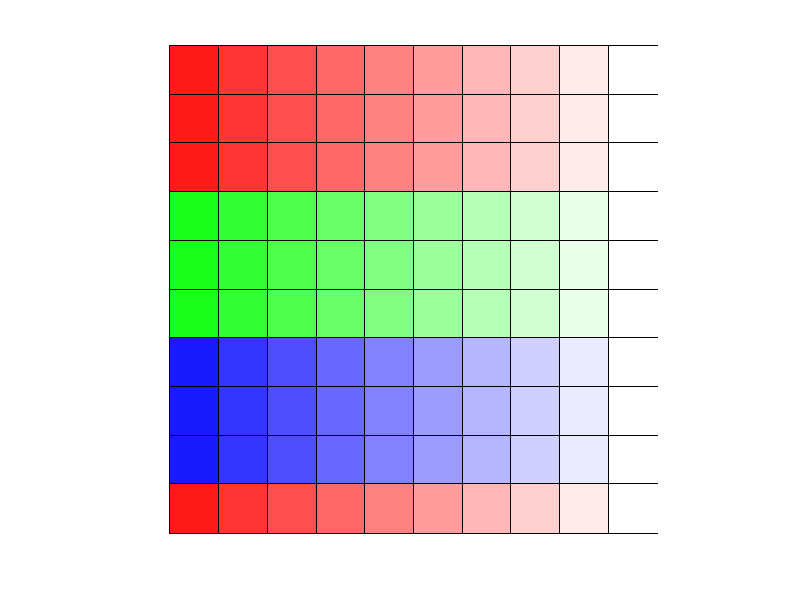

Here is the MATLAB script that generated this plot:
%This is my first attempt on designing a color palette. Of course, this looks quite simple. 
%The palette contains primary colors R,G and B. 
%size of the square 

sz=50; 

%Number of rows 

xvalue=10; 

%Number of Columns 

yvalue=10; 

%Initialize the matrix with zeros 

RGB=zeros([sz+2 sz+2 3]); 

%The image shade from darker to lighter.Instead of 255 give values lesser than 255 and see the different shades

v=round(255/yvalue); 
clear C 
 m=sz+2; 
 n=1; 

 %The same color repetition. If you specify val=1 then the colors  R,G,B will occur repeatedly 

 val=floor(xvalue/3); 
    inc=1; 

for i=1:xvalue 
    n1=1; 
   m1=sz+2; 
    if(inc==1) 

        %Red color will be displayed 

    num1=20; 

    num2=1;

    num3=1; 

    elseif(inc==2) 

        %Green color will be displayed 

    num1=1; 
    num2=20; 
    num3=1; 
    elseif(inc==3) 
        
    %Blue color will be displayed 
    num1=1; 
    num2=1; 
    num3=25;
    end
    for j=1:yvalue

    RGB(2:sz+1,2:sz+1,1)=num1*v*j; 
    RGB(2:sz+1,2:sz+1,2)=num2*v*j; 
    RGB(2:sz+1,2:sz+1,3)=num3*v*j;       

    C(n:m,n1:m1,:)=RGB;     
        m1=m1+sz; 
       n1=n1+sz;      
        end 

  n=n+sz; 
  m=m+sz; 
  if(mod(i,val)==0)  
        inc=inc+1;
        if(inc>3)
            inc=1; 
        end 
    end 
end

C=uint8(C); 
imshow(C); 